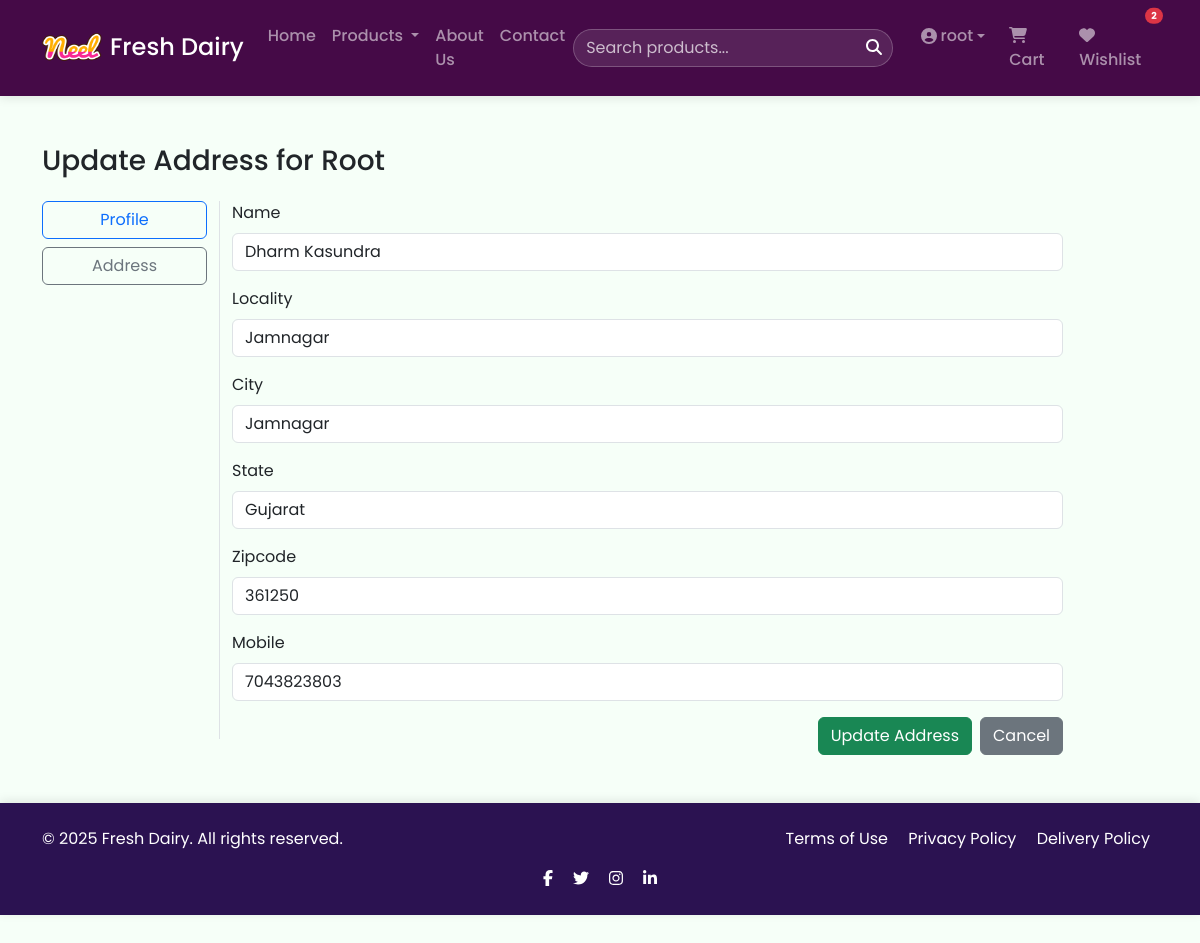
The page /update_address/5/ (signed in) on the database its author committed.
### app/models.py (models this page shows, shortened)
class Customer(models.Model):
    user = models.ForeignKey(User, on_delete=models.CASCADE, default=1)
    name = models.CharField(max_length=200)
    locality = models.CharField(max_length=200)
    city = models.CharField(max_length=50)
    mobile = models.IntegerField(default=0)
    zipcode = models.IntegerField()
    state = models.CharField(max_length=50)

### app/views.py (the view, shortened to what this page needs)
# urls.py: path('update_address/<int:pk>/', views.updateAddressView.as_view(), name='updateaddress'),
class updateAddressView(View):
    def get(self, request, pk):
        address = get_object_or_404(Customer, pk=pk, user=request.user)
        form = CustomerProfileForm(instance=address)
        return render(request, 'app/updateaddress.html', {'form': form})

### app/forms.py
class CustomerProfileForm(forms.ModelForm):
    class Meta:
        model = Customer
        fields = ['name', 'locality', 'city', 'state', 'zipcode' ,'mobile']
        widgets = {
            'name': forms.TextInput(attrs={'class': 'form-control'}),
            'locality': forms.TextInput(attrs={'class': 'form-control'}),
            'city': forms.TextInput(attrs={'class': 'form-control'}),
            'mobile': forms.NumberInput(attrs={'class': 'form-control'}),
            'state': forms.TextInput(attrs={'class': 'form-control'}),
            'zipcode': forms.NumberInput(attrs={'class': 'form-control'})
        }

### app/context_processors.py (called while the page is built)
def cart_wishlist_counts(request):
    cart_count = 0
    wishlist_count = 0
    if request.user.is_authenticated:
        cart_count = Cart.objects.filter(user=request.user).count()
        wishlist_count = Wishlist.objects.filter(user=request.user).count()
    return {
        'cart_count': cart_count,
        'wishlist_count': wishlist_count,
    }

### app/templates/app/updateaddress.html (shortened to what this page needs)
{% extends "app/base.html" %}
{% load static %}
{% block main %}
<div class="container my-5">
    <div class="row">
        <div class="col-12">
            <h3 class="mb-4">Update Address for <span class="text-capitalize">{{ request.user.username }}</span></h3>
        </div>
    </div>
    <div class="row">
        <div class="col-12 col-sm-2 border-end mb-3">
            <ul class="list-unstyled">
                <li class="d-grid mb-2">
                    <a href="{% url 'profile' %}" class="btn btn-outline-primary">Profile</a>
                </li>
                <li class="d-grid">
                    <a href="{% url 'address' %}" class="btn btn-outline-secondary">Address</a>
                </li>
            </ul>
        </div>
        <div class="col-12 col-sm-9">
            <form method="post" novalidate>
                {% for field in form %}
                    <div class="mb-3">
                        <label for="{{ field.id_for_label }}" class="form-label">{{ field.label }}</label>
                        {{ field }}
                    </div>
                {% endfor %}
                <div class="d-grid gap-2 d-md-flex justify-content-md-end">
                    <button type="submit" class="btn btn-success">Update Address</button>
                    <a href="{% url 'address' %}" class="btn btn-secondary">Cancel</a>
                </div>
            </form>
        </div>
    </div>
</div>
{% endblock main %}

### app/templates/app/base.html (shortened to what this page needs)
{% load static %}
<!DOCTYPE html>
<html lang="en">
<head>
    <link rel="stylesheet" href="https://cdnjs.cloudflare.com/ajax/libs/font-awesome/6.4.0/css/all.min.css">
    <link href="https://cdn.jsdelivr.net/npm/bootstrap@5.3.2/dist/css/bootstrap.min.css" rel="stylesheet">
    <link rel="stylesheet" href="{% static 'app/css/owl.carousel.min.css' %}">
    <link rel="stylesheet" href="{% static 'app/css/style.css' %}">
</head>
<body>
    <nav class="navbar navbar-expand-lg navbar-dark sticky-top">
        <div class="container">
            <a class="navbar-brand d-flex align-items-center" href="/">
                <img src="{% static 'app/images/Neel.png' %}" alt="Fresh Dairy Logo" width="60" height="60" class="me-2">
                <span class="d-none d-lg-block h4 mb-0 font-weight-bold">Fresh Dairy</span>
            </a>
            <div class="collapse navbar-collapse" id="navbarContent">
                <ul class="navbar-nav me-auto mb-2 mb-lg-0">
                    <li class="nav-item">
                        <a class="nav-link" href="/">Home</a>
                    </li>
                    <li class="nav-item dropdown">
                        <a class="nav-link dropdown-toggle" href="#" id="productsDropdown" role="button" data-bs-toggle="dropdown">
                            Products
                        </a>
                    </li>
                    <li class="nav-item">
                        <a class="nav-link" href="{% url 'about' %}">About Us</a>
                    </li>
                    <li class="nav-item">
                        <a class="nav-link" href="{% url 'contact' %}">Contact</a>
                    </li>
                </ul>
                <form class="search-form me-3">
                    <input class="form-control pe-4" type="search" placeholder="Search products...">
                    <button type="submit"><i class="fas fa-search"></i></button>
                </form>
                <ul class="navbar-nav">
                    {% if user.is_authenticated %}
                        <li class="nav-item dropdown mx-1">
                            <a class="nav-link dropdown-toggle d-flex align-items-center" href="#" id="userDropdown" role="button" data-bs-toggle="dropdown">
                                <i class="fas fa-user-circle me-1"></i>
                                <span class="d-none d-lg-inline">{{ user.username }}</span>
                            </a>
                        </li>
                        <li class="nav-item mx-1">
                            <a class="nav-link position-relative nav-cart-icon" href="{% url 'cart' %}">
                                <i class="fas fa-shopping-cart"></i>
                                <span class="d-none d-lg-inline"> Cart</span>
                            </a>
                        </li>
                        <li class="nav-item mx-1">
                            <a class="nav-link position-relative nav-wishlist-icon" href="{% url 'wishlist' %}">
                                <i class="fas fa-heart"></i>
                                <span class="d-none d-lg-inline"> Wishlist</span>
                                {% if wishlist_count > 0 %}
                                    <span class="position-absolute top-0 start-100 translate-middle badge rounded-pill bg-danger">
                                        {{ wishlist_count }}
                                    </span>
                                {% endif %}
                            </a>
                        </li>
                    {% endif %}
                </ul>
            </div>
        </div>
    </nav>
    {% block main %}{% endblock main %}
    <footer class="footer mt-5">
        <div class="container">
            <div class="row">
                <div class="col-md-6 text-center text-md-start">
                    <p class="mb-0">&copy; 2025 Fresh Dairy. All rights reserved.</p>
                </div>
                <div class="col-md-6 text-center text-md-end">
                    <a href="#" class="text-white mx-2">Terms of Use</a>
                    <a href="#" class="text-white mx-2">Privacy Policy</a>
                    <a href="#" class="text-white mx-2">Delivery Policy</a>
                </div>
            </div>
            <div class="row mt-3">
                <div class="col-12 text-center">
                    <a href="#" class="text-white mx-2"><i class="fab fa-facebook-f"></i></a>
                    <a href="#" class="text-white mx-2"><i class="fab fa-twitter"></i></a>
                    <a href="#" class="text-white mx-2"><i class="fab fa-instagram"></i></a>
                    <a href="#" class="text-white mx-2"><i class="fab fa-linkedin-in"></i></a>
                </div>
            </div>
        </div>
    </footer>
</body>
</html>

### app/templates/app/base.html (style rules this page uses)
:root { --primary-color: #450a47; --primary-light: #1b5e20; --primary-dark: #2b1251; --secondary-color: #ffca28; --light-bg: #f6fff8; --dark-text: #212529; --light-text: #ffffff; }
body { font-family: 'Poppins', sans-serif; color: var(--dark-text); background-color: var(--light-bg); padding-bottom: 80px; }
.navbar { background-color: var(--primary-color) !important; box-shadow: 0 2px 10px rgba(0,0,0,0.1); padding: 0.8rem 1rem; }
.navbar-brand img { transition: transform 0.3s ease; }
.nav-link { font-weight: 500; padding: 0.5rem 1rem; border-radius: 4px; transition: all 0.3s ease; }
.badge { font-size: 0.6rem; padding: 0.35em 0.65em; }
footer { background-color: var(--primary-dark); color: var(--light-text); padding: 1.5rem 0; box-shadow: 0 -2px 10px rgba(0,0,0,0.1); }
footer a { color: var(--secondary-color); text-decoration: none; transition: color 0.3s ease; }
.search-form { position: relative; }
.search-form input { padding-right: 40px; border-radius: 20px; border: 1px solid rgba(255,255,255,0.3); background-color: rgba(255,255,255,0.1); color: white; }
.search-form input::placeholder { color: rgba(255,255,255,0.7); }
.search-form button { position: absolute; right: 5px; top: 50%; transform: translateY(-50%); background: transparent; border: none; color: white; }

### rows shown on the page
Customer: form "Dharm Kasundra" "Jamnagar" "Jamnagar" "Gujarat" "361250" "7043823803"

### other values the page prints
{{ user.username }} "root"
{{ wishlist_count }} "2"
{{ request.user.username }} "Root"
{{ field.label }} "Name" "Locality" "City" "State" "Zipcode" "Mobile"
